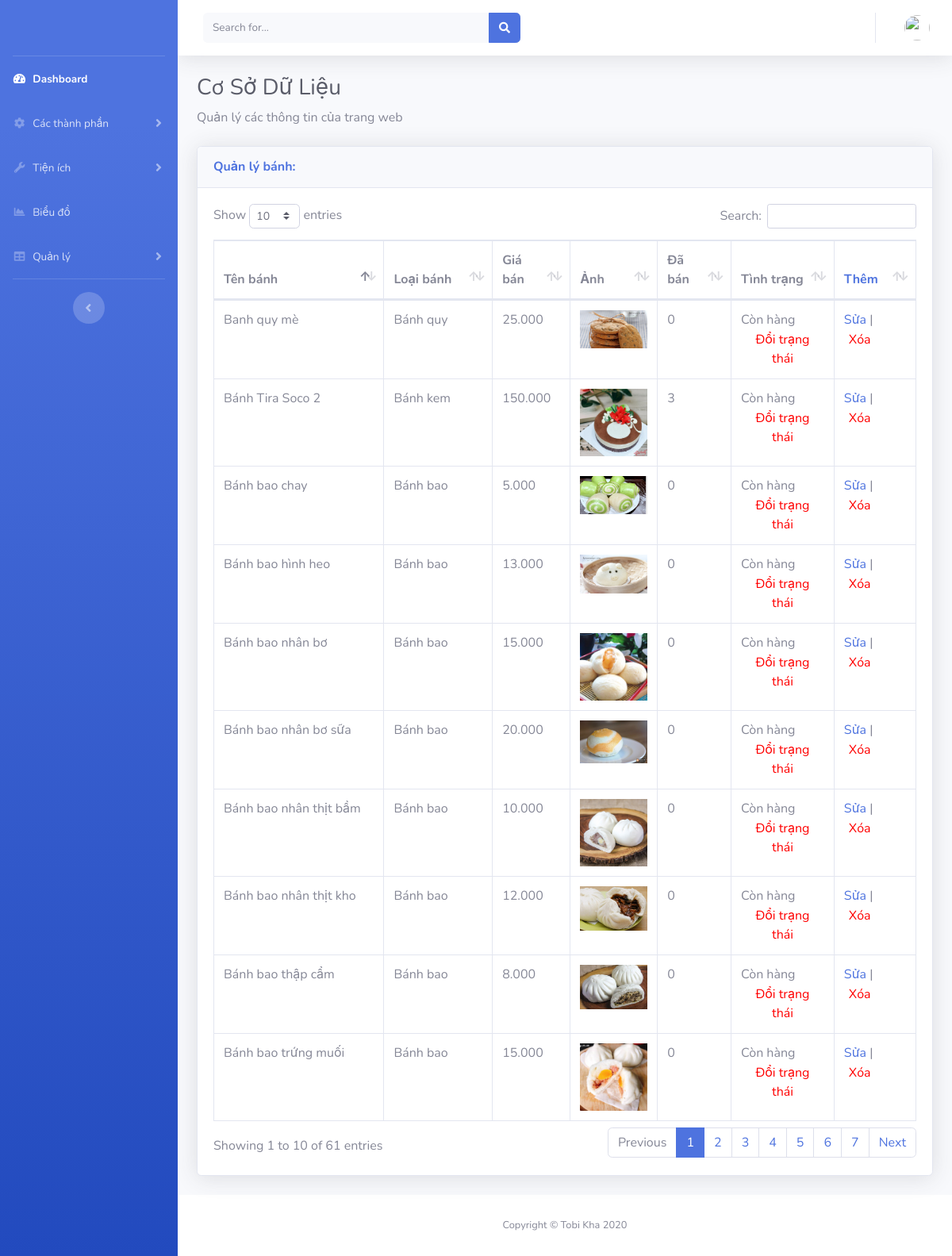
The page /admin/?p=show-cakes on the database its author committed.
### tables this page shows
CREATE TABLE `tb_cakes` (
  `idCake` int(11) NOT NULL,
  `TenBanh` varchar(255) NOT NULL,
  `TenKD` varchar(255) NOT NULL,
  `GiaGoc` int(11) NOT NULL,
  `GiaGiam` int(11) NOT NULL,
  `Anh` varchar(255) NOT NULL,
  `MoTa` varchar(10000) NOT NULL,
  `DaBan` int(11) NOT NULL,
  `LuotThich` int(11) NOT NULL,
  `idLC` int(11) NOT NULL,
  `idTTC` int(11) NOT NULL
);

CREATE TABLE `tb_loaicake` (
  `idLC` int(11) NOT NULL,
  `LoaiCake` varchar(255) NOT NULL,
  `LCKD` varchar(255) NOT NULL
);

CREATE TABLE `tb_trangthaicake` (
  `idTTC` int(11) NOT NULL,
  `TrangThai` varchar(255) NOT NULL
);

### admin/dbcon/function.php (called while the page is built, shortened)
<?php
        function all_cakes(){
            require "ConDB.php";
            $sql = "
                SELECT * FROM tb_cakes
                INNER JOIN tb_loaicake
                ON tb_cakes.idLC = tb_loaicake.idLC
                INNER JOIN tb_trangthaicake
                ON tb_cakes.idTTC = tb_trangthaicake.idTTC
            ";
            $pre = $conn->prepare($sql);
            $pre->execute();
            return $pre->fetchAll();
        }
?>

### admin/pages/cake/show_cake.php (the view, shortened to what this page needs)
<div class="container-fluid">
<h1 class="h3 mb-2 text-gray-800">Cơ Sở Dữ Liệu</h1>
<p class="mb-4">Quản lý các thông tin của trang web</p>
<div class="card shadow mb-4">
    <div class="card-header py-3">
        <h6 class="m-0 font-weight-bold text-primary">
            Quản lý bánh:
        </h6>
    </div>
    <div class="card-body">
        <div class="table-responsive">
            <table class="table table-bordered" id="dataTable" width="100%" cellspacing="0">
                <thead>
                    <tr>
                        <th>Tên bánh</th>
                        <th>Loại bánh</th>
                        <th>Giá bán</th>
                        <th>Ảnh</th>
                        <th>Đã bán</th>
                        <th>Tình trạng</th>
                        <th><a href="javascript:void(0)" onclick="document.getElementById('cake').style.display='block'">Thêm</a></th>
                    </tr>
                </thead>
                <tbody>
                    <?php
                        $cakes = all_cakes();
                        foreach($cakes as $cake):
                    ?>
                    <tr>
                        <td><?php echo $cake["TenBanh"]; ?></td>
                        <td><?php echo $cake["LoaiCake"]; ?></td>
                        <td><?php echo number_format($cake["GiaGiam"], 0, ",", "."); ?></td>
                        <td><img src="../public/img/cakes/<?php echo $cake["Anh"]; ?>" alt="" width="85px" srcset=""></td>
                        <td><?php echo $cake["DaBan"]; ?></td>
                        <td>
                            <?php echo $cake["TrangThai"]; ?> <br>
                            <form action="././action/cake_action.php" method="post" style="display: inline;" >
                                <button type="submit" name="changett" class="btn-delete">Đổi trạng thái</button>
                            </form>
                        </td>
                        <td>
                            <a href="./?p=sua-cake&idCake=<?php echo $cake["idCake"]; ?>">Sửa</a> |
                            <form action="././action/cake_action.php" method="post" style="display: inline;"
                                onsubmit='return confirm("Bạn có chắc là muốn xóa bánh: <?php echo $cake["TenBanh"]; ?> không ???")'>
                                <button type="submit" name="xoa" class="btn-delete">Xóa</button>
                            </form>
                        </td>
                    </tr>
                    <?php
                        endforeach;
                    ?>
                </tbody>
            </table>
        </div>
    </div>
</div>
</div>

### admin/css/custom.css (style rules this page uses)
.btn-delete { border: none; background: none; color: #ff0000; }

### rows shown on the page
tb_cakes: TenBanh "Bánh Tira Soco 2", idLC.LoaiCake "Bánh kem", GiaGiam "150.000", Anh (picture), DaBan "3", idTTC.TrangThai "Còn hàng"
tb_cakes: TenBanh "Banh quy mè", idLC.LoaiCake "Bánh quy", GiaGiam "25.000", Anh (picture), DaBan "0", idTTC.TrangThai "Còn hàng"
tb_cakes: TenBanh "Bánh bao thập cẩm", idLC.LoaiCake "Bánh bao", GiaGiam "8.000", Anh (picture), DaBan "0", idTTC.TrangThai "Còn hàng"
tb_cakes: TenBanh "Bánh bao nhân thịt bầm", idLC.LoaiCake "Bánh bao", GiaGiam "10.000", Anh (picture), DaBan "0", idTTC.TrangThai "Còn hàng"
tb_cakes: TenBanh "Bánh bao hình heo", idLC.LoaiCake "Bánh bao", GiaGiam "13.000", Anh (picture), DaBan "0", idTTC.TrangThai "Còn hàng"
tb_cakes: TenBanh "Bánh bao chay", idLC.LoaiCake "Bánh bao", GiaGiam "5.000", Anh (picture), DaBan "0", idTTC.TrangThai "Còn hàng"
tb_cakes: TenBanh "Bánh bao nhân thịt kho", idLC.LoaiCake "Bánh bao", GiaGiam "12.000", Anh (picture), DaBan "0", idTTC.TrangThai "Còn hàng"
tb_cakes: TenBanh "Bánh bao trứng muối", idLC.LoaiCake "Bánh bao", GiaGiam "15.000", Anh (picture), DaBan "0", idTTC.TrangThai "Còn hàng"
tb_cakes: TenBanh "Bánh bao nhân bơ", idLC.LoaiCake "Bánh bao", GiaGiam "15.000", Anh (picture), DaBan "0", idTTC.TrangThai "Còn hàng"
tb_cakes: TenBanh "Bánh bao nhân bơ sữa", idLC.LoaiCake "Bánh bao", GiaGiam "20.000", Anh (picture), DaBan "0", idTTC.TrangThai "Còn hàng"
